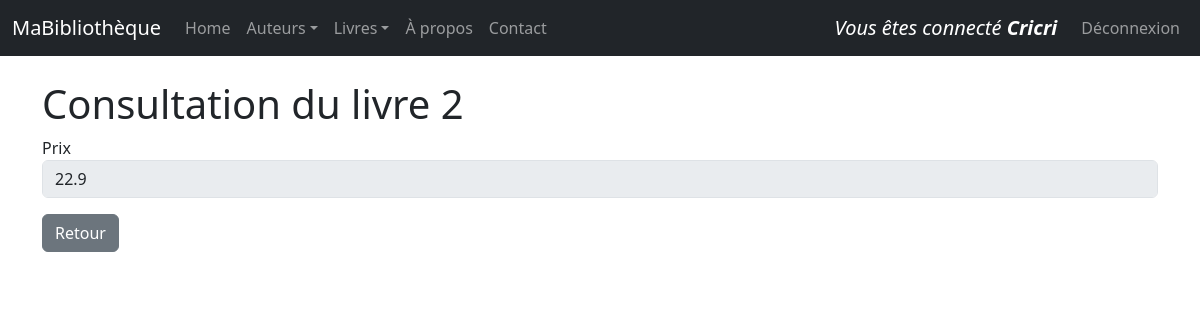
The app's page /livres/2/view/ (signed in) with its own data.
### monApp/models.py (models this page shows, shortened)
class User(db.Model, UserMixin):
    Login = db.Column( db.String(100), primary_key=True )
    Password = db.Column( db.String(100) )
    @login_manager.user_loader
    def load_user(username):
        return User.query.get(username)

class Livre(db.Model):
    idL = db.Column( db.Integer, primary_key = True)
    Prix = db.Column( db.Integer)
    Titre = db.Column( db.String(255))
    Url = db.Column( db.String(255))
    Img = db.Column( db.String(255))
    auteur_id = db.Column (db.Integer , db.ForeignKey ("auteur.idA") )
    auteur = db.relationship ("Auteur", backref =db.backref ("livres", lazy="dynamic") )

### monApp/views.py (the view)
@app.route('/livres/<idL>/view/')
def viewLivre(idL):
    unLivre = Livre.query.get(idL)
    unForm = FormLivre(idL=unLivre.idL,Prix=unLivre.Prix)
    return render_template("livre_view.html",selectedLivre=unLivre, viewForm=unForm)

### monApp/forms.py
class FormLivre(FlaskForm):
    idL=HiddenField('idL')
    Prix = FloatField ('Prix',validators =[DataRequired()])

### monApp/templates/livre_view.html (shortened to what this page needs)
{% extends "base.html" %}
{% block main %}
<h1 >Consultation du livre {{ selectedLivre.idL }}</h1>
<form role="form" method="POST" action="">
    <div class="form-group mb-3">
        {{ viewForm.Prix.label }}
        {{ viewForm.Prix(size=50, disabled=True, class_="form-control") }}
    </div>
    <a href="{{ url_for('getLivres') }}" class="btn btn-secondary">Retour</a>
</form >
{% endblock %}

### monApp/templates/base.html (shortened to what this page needs)
<html>
<head>
    <link rel="stylesheet" href="{{ url_for('static', filename='css/style.css') }}">
    <link href="https://cdn.jsdelivr.net/npm/bootstrap@5.3.0/dist/css/bootstrap.min.css" rel="stylesheet">
</head>
<body>
    {% block navbar %}
    <nav class="navbar navbar-expand-md navbar-dark bg-dark fixed-top">
        <div class="container-fluid">
            <a class="navbar-brand">MaBibliothèque</a>
            <div class="collapse navbar-collapse" id="mainNavbar">
                <ul class="navbar-nav me-auto mb-2 mb-md-0">
                    <li class="nav-item">
                        <a class="nav-link" href="{{ url_for('index') }}">Home</a>
                    </li>
                    <li class="nav-item dropdown">
                        <a class="nav-link dropdown-toggle" href="#" id="auteursDropdown" role="button" data-bs-toggle="dropdown" aria-expanded="false">Auteurs</a>
                    </li>
                    <li class="nav-item dropdown">
                        <a class="nav-link dropdown-toggle" href="#" id="livresDropdown" role="button" data-bs-toggle="dropdown" aria-expanded="false">Livres</a>
                    </li>
                    <li class="nav-item">
                        <a class="nav-link" href="{{ url_for('about') }}">À propos</a>
                    </li>
                    <li class="nav-item">
                        <a class="nav-link" href="{{ url_for('contact') }}">Contact</a>
                    </li>
                </ul>
                <ul class="nav navbar-nav navbar-right">
                    {% if current_user.is_authenticated %}
                        <a class="navbar-brand"><em>Vous êtes connecté <strong>{{ current_user.Login}}</strong></em></a>
                        <li class="nav-item"><a class="nav-link" href="{{ url_for ('logout') }}">Déconnexion</a></li >
                    {% else %}
                        <li class="nav-item"><a class="nav-link" href="{{ url_for ('login') }}">Se connecter</a></li >
                    {% endif %}
                </ul>
            </div>
        </div>
    </nav>
    {% endblock %}
    {% block content %}
    <main id="main" role="main" class="container">
        {% block main %}{% endblock %}
    </main>
    {% endblock %}
</body>
</html>

### monApp/static/css/style.css (style rules this page uses)
h1 { color: red; }
#main { margin-top: 5em; }
body { font-family: sans-serif; }

### records on screen
User: Login "Cricri"
Livre: idL "2", Prix "22.9"

### other values on screen
{{ viewForm.Prix.label }} "Prix"
